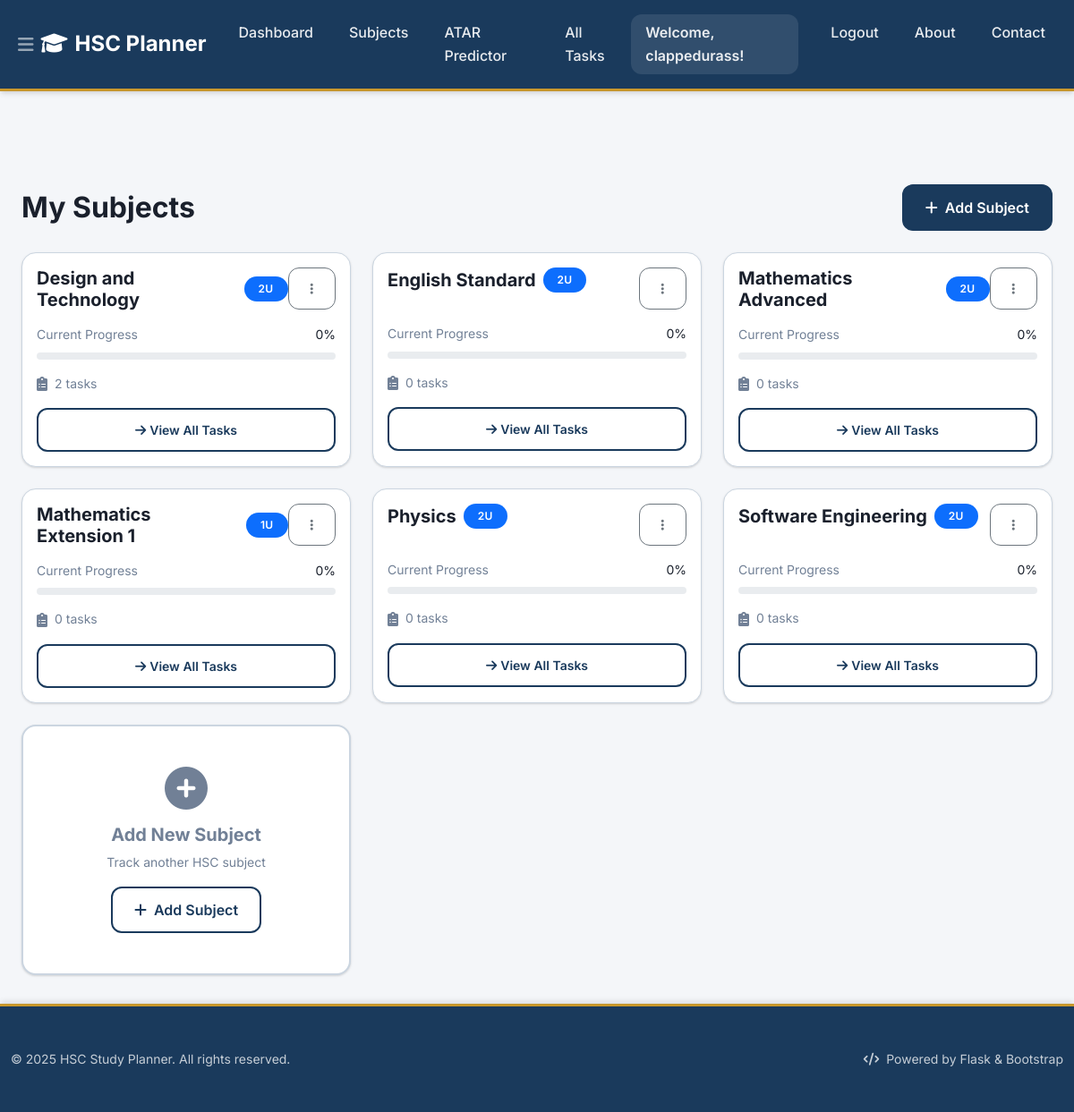
The app's page /subjects (signed in) with its own data.
### tables this page shows
CREATE TABLE users (
    id INTEGER PRIMARY KEY AUTOINCREMENT,
    username TEXT UNIQUE NOT NULL,
    password_hash TEXT NOT NULL,
    email TEXT UNIQUE NOT NULL
);

CREATE TABLE subjects (
                id INTEGER PRIMARY KEY AUTOINCREMENT,
                name TEXT NOT NULL,
                user_id INTEGER NOT NULL,
                units INTEGER NOT NULL DEFAULT 2,
                target_mark INTEGER,
                FOREIGN KEY (user_id) REFERENCES users (id),
                UNIQUE(user_id, name)
            );

### Task_Organiser/app.py (the view)
    @app.route('/subjects')
    @login_required
    def subjects():
        db = get_db()
        try:
            cursor = db.execute("PRAGMA table_info(subjects)")
            columns = [column[1] for column in cursor.fetchall()]
            if 'units' in columns and 'target_mark' in columns:
                subjects = db.execute('SELECT * FROM subjects WHERE user_id = ? ORDER BY name', (g.user['id'],)).fetchall()
            else:
                subjects = db.execute('SELECT id, name, user_id FROM subjects WHERE user_id = ? ORDER BY name', (g.user['id'],)).fetchall()
            subjects_list = []
            for subject in subjects:
                subject_dict = dict(subject)
                if 'units' not in subject_dict:
                    subject_dict['units'] = 2
                if 'target_mark' not in subject_dict:
                    subject_dict['target_mark'] = None
                if 'estimated_mark' not in subject_dict:
                    subject_dict['estimated_mark'] = 0
                task_count = db.execute('SELECT COUNT(*) as count FROM tasks WHERE user_id = ? AND subject_id = ?',
                                    (g.user['id'], subject_dict['id'])).fetchone()
                subject_dict['task_count'] = task_count['count'] if task_count else 0
                subjects_list.append(subject_dict)
            return render_template('subjects.html', subjects=subjects_list)
        except Exception as e:
            return render_template('subjects.html', subjects=[])

### Task_Organiser/app.py (called while the page is built)
def login_required(view):
    @wraps(view)
    def wrapped_view(**kwargs):
        if g.user is None:
            return redirect(url_for('login'))
        return view(**kwargs)
    return wrapped_view

### Task_Organiser/db.py (called while the page is built)
def get_db():
    if 'db' not in g:
        database_path = current_app.config['DATABASE']
        g.db = sqlite3.connect(database_path)
        g.db.row_factory = sqlite3.Row
    return g.db

### Task_Organiser/templates/subjects.html (shortened to what this page needs)
{% extends 'base.html' %}
{% block content %}
<div class="container mt-5">
    <div class="d-flex justify-content-between align-items-center mb-4">
        <h2 class="mb-0 fw-bold">My Subjects</h2>
        <button class="btn btn-primary" data-bs-toggle="modal" data-bs-target="#addSubjectModal">
            <i class="fas fa-plus me-2"></i>Add Subject
        </button>
    </div>
    <div class="row g-3 g-md-4">
        {% if subjects %}
            {% for subject in subjects %}
            <div class="col-12 col-md-6 col-lg-4">
                <div class="card card-subject h-100">
                    <div class="card-body">
                        <div class="d-flex justify-content-between align-items-start mb-3">
                            <div class="d-flex align-items-center">
                                <h5 class="card-title fw-bold mb-0 me-2">{{ subject.name }}</h5>
                                <span class="badge bg-primary">{{ subject.units }}u</span>
                            </div>
                            <div class="dropdown">
                                <button class="btn btn-sm btn-outline-secondary" type="button" data-bs-toggle="dropdown">
                                    <i class="fas fa-ellipsis-v"></i>
                                </button>
                            </div>
                        </div>
                        <div class="mb-3">
                            <div class="d-flex justify-content-between align-items-center mb-2">
                                <small class="text-muted">Current Progress</small>
                                <small class="fw-semibold">{{ subject.estimated_mark }}%</small>
                            </div>
                            <div class="progress" style="height: 8px;">
                            </div>
                        </div>
                        <div class="d-flex align-items-center text-muted">
                            <i class="fas fa-clipboard-list me-2"></i>
                            <small>{{ subject.task_count }} tasks</small>
                        </div>
                        <div class="mt-3">
                            <a href="{{ url_for('index') }}?subject_id={{ subject.id }}"
                               class="btn btn-outline-primary btn-sm w-100">
                                <i class="fas fa-arrow-right me-1"></i>View All Tasks
                            </a>
                        </div>
                    </div>
                </div>
            </div>
            {% endfor %}
        {% endif %}
        {% if subjects %}
        <div class="col-12 col-md-6 col-lg-4">
            <div class="card h-100 border-2 border-dashed" style="border-color: var(--border); min-height: 280px;">
                <div class="card-body d-flex flex-column justify-content-center align-items-center text-center">
                    <i class="fas fa-plus-circle text-muted mb-3" style="font-size: 3rem;"></i>
                    <h5 class="text-muted mb-2">Add New Subject</h5>
                    <p class="text-muted small mb-3">Track another HSC subject</p>
                    <button class="btn btn-outline-primary" data-bs-toggle="modal" data-bs-target="#addSubjectModal">
                        <i class="fas fa-plus me-2"></i>Add Subject
                    </button>
                </div>
            </div>
        </div>
        {% endif %}
    </div>
</div>
{% endblock %}

### Task_Organiser/templates/base.html (shortened to what this page needs)
<!DOCTYPE html>
<html lang="en">
<head>
    <link href="https://cdn.jsdelivr.net/npm/bootstrap@5.1.3/dist/css/bootstrap.min.css" rel="stylesheet">
    <link href="https://cdnjs.cloudflare.com/ajax/libs/font-awesome/6.0.0/css/all.min.css" rel="stylesheet">
</head>
<body>
    <nav class="navbar navbar-expand-lg navbar-dark">
        <div class="container">
            <button class="navbar-toggler" type="button" data-bs-toggle="collapse" data-bs-target="#navbarNav" aria-controls="navbarNav" aria-expanded="false" aria-label="Toggle navigation">
                <i class="fas fa-bars"></i>
            </button>
            <a class="navbar-brand" href="{{ url_for('index') }}">
                <i class="fas fa-graduation-cap me-2"></i>HSC Planner
            </a>
            <div class="collapse navbar-collapse" id="navbarNav">
                <ul class="navbar-nav me-auto">
                    <li class="nav-item">
                        <a class="nav-link" href="{{ url_for('index') }}">Dashboard</a>
                    </li>
                    <li class="nav-item">
                        <a class="nav-link" href="{{ url_for('subjects') }}">Subjects</a>
                    </li>
                    <li class="nav-item">
                        <a class="nav-link" href="{{ url_for('atar') }}">ATAR Predictor</a>
                    </li>
                    <li class="nav-item">
                        <a class="nav-link" href="{{ url_for('index') }}?view=all">All Tasks</a>
                    </li>
                </ul>
                <div class="navbar-nav ms-auto">
                    {% if g.user %}
                        <span class="navbar-text me-3">Welcome, {{ g.user.username }}!</span>
                        <a class="nav-link" href="{{ url_for('logout') }}" onclick="return confirm('Are you sure you want to logout?')">Logout</a>
                    {% else %}
                        <a class="nav-link" href="{{ url_for('login') }}">Login</a>
                        <a class="nav-link" href="{{ url_for('register') }}">Register</a>
                    {% endif %}
                    <a class="nav-link" href="{{ url_for('about') }}">About</a>
                    <a class="nav-link" href="{{ url_for('contact') }}">Contact</a>
                </div>
            </div>
        </div>
    </nav>
    <main class="container mt-4">
        {% block content %}{% endblock %}
    </main>
    <footer class="footer mt-auto">
        <div class="container py-2 py-md-3">
            <div class="row align-items-center">
                <div class="col-12 col-md-6">
                    <p class="mb-0 opacity-75 small">&copy; 2025 HSC Study Planner. All rights reserved.</p>
                </div>
                <div class="col-12 col-md-6 text-md-end">
                    <p class="mb-0 opacity-75 small">
                        <i class="fas fa-code me-1"></i>
                        Powered by Flask & Bootstrap
                    </p>
                </div>
            </div>
        </div>
    </footer>
</body>
</html>

### Task_Organiser/templates/base.html (style rules this page uses)
:root { --primary: #1a3a5c; --primary-light: #2c5282; --accent: #c8972b; --success: #276749; --danger: #9b2335; --warning: #d69e2e; --info: #3182ce; --bg: #f4f6f9; --card-bg: #ffffff; --text-primary: #1a202c; --text-secondary: #4a5568; --border: #cbd5e0; --text-muted: #718096; --shadow-sm: 0 1px 3px 0 rgba(0, 0, 0, 0.1), 0 1px 2px 0 rgba(0, 0, 0, 0.06); --shadow-md: 0 4px 6px -1px rgba(0, 0, 0, 0.1), 0 2px 4px -1px rgba(0, 0, 0, 0.06); --shadow-lg: 0 10px 15px -3px rgba(0, 0, 0, 0.1), 0 4px 6px -2px rgba(0, 0, 0, 0.05); --shadow-xl: 0 20px 25px -5px rgba(0, 0, 0, 0.1), 0 10px 10px -5px rgba(0, 0, 0, 0.04); --border-radius-sm: 0.5rem; --border-radius-md: 0.75rem; --border-radius-lg: 1rem; --border-radius-xl: 1.5rem; }
* { margin: 0; padding: 0; box-sizing: border-box; }
body { font-family: 'Inter', -apple-system, BlinkMacSystemFont, sans-serif; background: var(--bg); color: var(--text-primary); line-height: 1.6; min-height: 100vh; display: flex; flex-direction: column; }
.navbar { background: var(--primary); box-shadow: var(--shadow-md); border-bottom: 3px solid var(--accent); padding: 1rem 0; }
.navbar-brand { font-family: 'Inter', sans-serif; font-weight: 700; font-size: 1.5rem; color: white !important; }
.nav-link { font-weight: 500; color: rgba(255,255,255,0.9) !important; transition: all 0.3s ease; border-radius: var(--border-radius-md); margin: 0 0.25rem; padding: 0.5rem 1rem !important; }
.navbar-text { color: rgba(255,255,255,0.9) !important; font-weight: 600; background: rgba(255,255,255,0.1); padding: 0.5rem 1rem; border-radius: var(--border-radius-md); }
.card { border: 1px solid var(--border); border-radius: var(--border-radius-lg); box-shadow: var(--shadow-sm); transition: all 0.3s ease; background: var(--card-bg); }
.btn { font-weight: 600; border-radius: var(--border-radius-md); transition: all 0.3s ease; padding: 0.75rem 1.5rem; text-transform: none; letter-spacing: 0; }
.btn-primary { background: var(--primary); color: white; border: 2px solid var(--primary); }
.btn-outline-primary { background: transparent; color: var(--primary); border: 2px solid var(--primary); }
.badge { font-weight: 600; padding: 0.5rem 1rem; border-radius: var(--border-radius-xl); text-transform: uppercase; letter-spacing: 0.025em; font-size: 0.75rem; }
h1, h2, h3, h4, h5, h6 { font-weight: 700; color: var(--text-primary); margin-bottom: 1rem; }
h2 { font-size: 2rem; }
h5 { font-size: 1.25rem; }
.text-muted { color: var(--text-muted) !important; }
footer { background: var(--primary); color: white; border-top: 3px solid var(--accent); padding: 2rem 0; margin-top: auto; box-shadow: 0 -4px 6px -1px rgba(0, 0, 0, 0.1); }
main.container { padding-top: 2rem; padding-bottom: 2rem; flex: 1; }
.navbar-toggler { border: none; padding: 0.5rem; color: white; font-size: 1.25rem; display: flex !important; }
@media (max-width: 1200px) { .container { max-width: 100%; } }

### records on screen
users: user.username "clappedurass"
subjects: name "Design and Technology", units "2", estimated_mark "0", task_count "2"
subjects: name "English Standard", units "2", estimated_mark "0", task_count "0"
subjects: name "Mathematics Advanced", units "2", estimated_mark "0", task_count "0"
subjects: name "Mathematics Extension 1", units "1", estimated_mark "0", task_count "0"
subjects: name "Physics", units "2", estimated_mark "0", task_count "0"
subjects: name "Software Engineering", units "2", estimated_mark "0", task_count "0"
